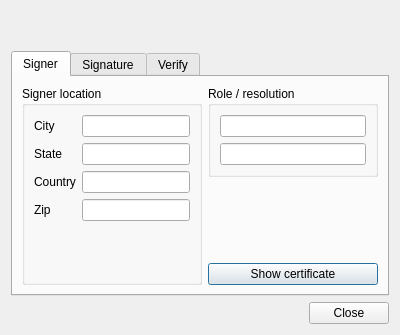
<?xml version="1.0" encoding="UTF-8"?>
<ui version="4.0">
 <class>SignatureDialog</class>
 <widget class="QDialog" name="SignatureDialog">
  <property name="geometry">
   <rect>
    <x>0</x>
    <y>0</y>
    <width>400</width>
    <height>335</height>
   </rect>
  </property>
  <layout class="QVBoxLayout" name="SignatureDialogLayout">
   <item>
    <widget class="QLabel" name="title"/>
   </item>
   <item>
    <widget class="QLabel" name="error"/>
   </item>
   <item>
    <widget class="QTabWidget" name="tabWidget">
     <property name="currentIndex">
      <number>0</number>
     </property>
     <widget class="QWidget" name="signer">
      <attribute name="title">
       <string>Signer</string>
      </attribute>
      <layout class="QGridLayout" name="signerLayout">
       <item row="0" column="0" rowspan="3">
        <widget class="QGroupBox" name="signerLocationGroup">
         <property name="title">
          <string>Signer location</string>
         </property>
         <layout class="QFormLayout" name="signerLocationGroupLayout">
          <item row="0" column="0">
           <widget class="QLabel" name="signerCityLabel">
            <property name="text">
             <string>City</string>
            </property>
           </widget>
          </item>
          <item row="0" column="1">
           <widget class="QLineEdit" name="signerCity">
            <property name="readOnly">
             <bool>true</bool>
            </property>
           </widget>
          </item>
          <item row="1" column="0">
           <widget class="QLabel" name="signerStateLabel">
            <property name="text">
             <string>State</string>
            </property>
           </widget>
          </item>
          <item row="1" column="1">
           <widget class="QLineEdit" name="signerState">
            <property name="readOnly">
             <bool>true</bool>
            </property>
           </widget>
          </item>
          <item row="2" column="0">
           <widget class="QLabel" name="signerCountryLabel">
            <property name="text">
             <string>Country</string>
            </property>
           </widget>
          </item>
          <item row="2" column="1">
           <widget class="QLineEdit" name="signerCountry">
            <property name="readOnly">
             <bool>true</bool>
            </property>
           </widget>
          </item>
          <item row="3" column="0">
           <widget class="QLabel" name="signerZipLabel">
            <property name="text">
             <string>Zip</string>
            </property>
           </widget>
          </item>
          <item row="3" column="1">
           <widget class="QLineEdit" name="signerZip">
            <property name="readOnly">
             <bool>true</bool>
            </property>
           </widget>
          </item>
          <item row="4" column="1">
           <spacer name="verticalSpacer">
            <property name="orientation">
             <enum>Qt::Vertical</enum>
            </property>
            <property name="sizeHint" stdset="0">
             <size>
              <width>0</width>
              <height>0</height>
             </size>
            </property>
           </spacer>
          </item>
         </layout>
        </widget>
       </item>
       <item row="0" column="1">
        <widget class="QGroupBox" name="signerRoleGroup">
         <property name="title">
          <string>Role / resolution</string>
         </property>
         <layout class="QVBoxLayout" name="signerRoleGroupLayout">
          <item>
           <widget class="QLineEdit" name="signerRole">
            <property name="readOnly">
             <bool>true</bool>
            </property>
           </widget>
          </item>
          <item>
           <widget class="QLineEdit" name="signerResolution">
            <property name="readOnly">
             <bool>true</bool>
            </property>
           </widget>
          </item>
         </layout>
        </widget>
       </item>
       <item row="1" column="1">
        <spacer name="signerSpacer">
         <property name="orientation">
          <enum>Qt::Vertical</enum>
         </property>
         <property name="sizeHint" stdset="0">
          <size>
           <width>0</width>
           <height>0</height>
          </size>
         </property>
        </spacer>
       </item>
       <item row="2" column="1">
        <widget class="QPushButton" name="signerShowCert">
         <property name="text">
          <string>Show certificate</string>
         </property>
        </widget>
       </item>
      </layout>
     </widget>
     <widget class="QWidget" name="signature">
      <attribute name="title">
       <string>Signature</string>
      </attribute>
      <layout class="QGridLayout" name="signatureLayout">
       <item row="0" column="0" colspan="2">
        <widget class="QTreeWidget" name="signatureView">
         <property name="rootIsDecorated">
          <bool>false</bool>
         </property>
         <column>
          <property name="text">
           <string>Attribute</string>
          </property>
         </column>
         <column>
          <property name="text">
           <string>Value</string>
          </property>
         </column>
        </widget>
       </item>
       <item row="1" column="0">
        <spacer name="signatureSpacer">
         <property name="orientation">
          <enum>Qt::Horizontal</enum>
         </property>
         <property name="sizeHint" stdset="0">
          <size>
           <width>0</width>
           <height>0</height>
          </size>
         </property>
        </spacer>
       </item>
       <item row="1" column="1">
        <widget class="QPushButton" name="signatureShowCert">
         <property name="text">
          <string>Show certificate</string>
         </property>
        </widget>
       </item>
      </layout>
     </widget>
     <widget class="QWidget" name="ocsp">
      <attribute name="title">
       <string>Verify</string>
      </attribute>
      <layout class="QGridLayout" name="verifyLayout">
       <item row="0" column="0" colspan="2">
        <widget class="QTreeWidget" name="ocspView">
         <property name="rootIsDecorated">
          <bool>false</bool>
         </property>
         <column>
          <property name="text">
           <string>Attribute</string>
          </property>
         </column>
         <column>
          <property name="text">
           <string>Value</string>
          </property>
         </column>
        </widget>
       </item>
       <item row="1" column="0">
        <spacer name="ocspSpacer">
         <property name="orientation">
          <enum>Qt::Horizontal</enum>
         </property>
         <property name="sizeHint" stdset="0">
          <size>
           <width>0</width>
           <height>0</height>
          </size>
         </property>
        </spacer>
       </item>
       <item row="1" column="1">
        <widget class="QPushButton" name="ocspShowCert">
         <property name="text">
          <string>Show certificate</string>
         </property>
        </widget>
       </item>
      </layout>
     </widget>
    </widget>
   </item>
   <item>
    <widget class="QDialogButtonBox" name="buttonBox">
     <property name="standardButtons">
      <set>QDialogButtonBox::Close</set>
     </property>
    </widget>
   </item>
  </layout>
 </widget>
 <resources/>
 <connections>
  <connection>
   <sender>buttonBox</sender>
   <signal>clicked(QAbstractButton*)</signal>
   <receiver>SignatureDialog</receiver>
   <slot>reject()</slot>
   <hints>
    <hint type="sourcelabel">
     <x>199</x>
     <y>314</y>
    </hint>
    <hint type="destinationlabel">
     <x>199</x>
     <y>167</y>
    </hint>
   </hints>
  </connection>
  <connection>
   <sender>signatureShowCert</sender>
   <signal>clicked()</signal>
   <receiver>SignatureDialog</receiver>
   <slot>showCertificate()</slot>
   <hints>
    <hint type="sourcelabel">
     <x>335</x>
     <y>272</y>
    </hint>
    <hint type="destinationlabel">
     <x>199</x>
     <y>167</y>
    </hint>
   </hints>
  </connection>
  <connection>
   <sender>signerShowCert</sender>
   <signal>clicked()</signal>
   <receiver>SignatureDialog</receiver>
   <slot>showCertificate()</slot>
   <hints>
    <hint type="sourcelabel">
     <x>300</x>
     <y>272</y>
    </hint>
    <hint type="destinationlabel">
     <x>199</x>
     <y>167</y>
    </hint>
   </hints>
  </connection>
  <connection>
   <sender>ocspShowCert</sender>
   <signal>clicked()</signal>
   <receiver>SignatureDialog</receiver>
   <slot>showOCSPCertificate()</slot>
   <hints>
    <hint type="sourcelabel">
     <x>335</x>
     <y>272</y>
    </hint>
    <hint type="destinationlabel">
     <x>199</x>
     <y>167</y>
    </hint>
   </hints>
  </connection>
 </connections>
 <slots>
  <slot>showCertificate()</slot>
  <slot>showOCSPCertificate()</slot>
 </slots>
</ui>
